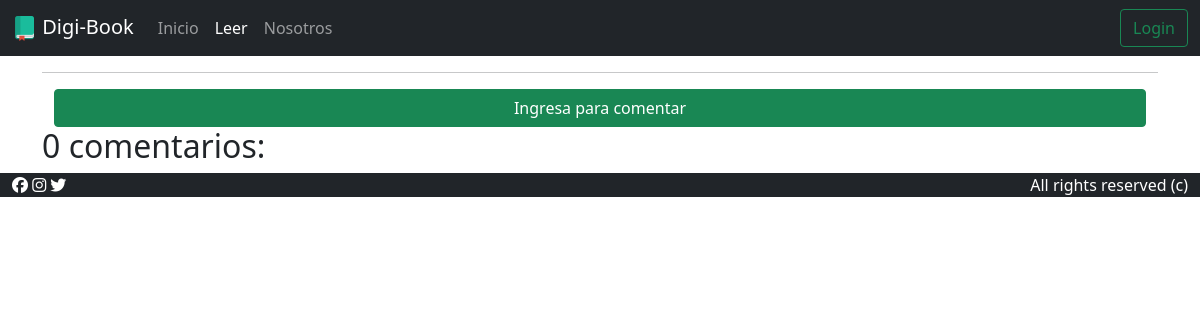
Page /text.php?id=2 on the earlier database version.
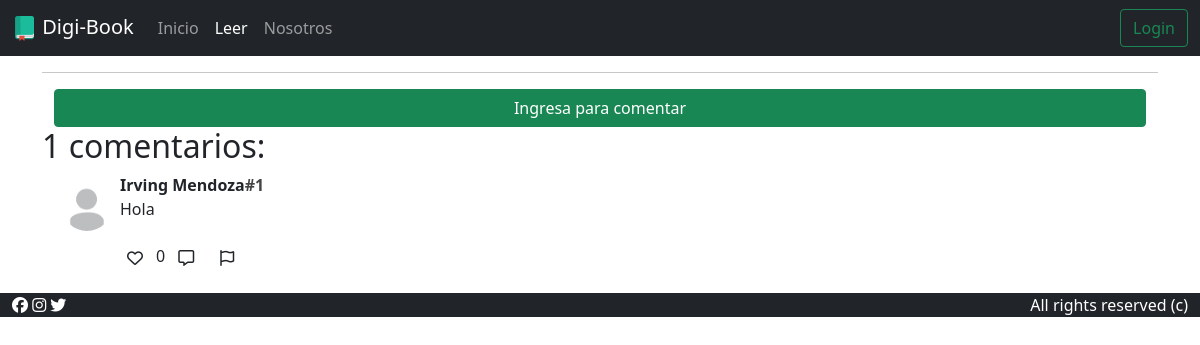
Same page on the later database version.
### tables this page shows
CREATE TABLE `comentario` (
  `id` int(11) NOT NULL AUTO_INCREMENT,
  `id_user` int(11) NOT NULL,
  `id_article` int(11) NOT NULL,
  `content` text NOT NULL,
  `coment_date` date NOT NULL,
  `likes` smallint(6) DEFAULT '0',
  `reports` smallint(6) DEFAULT '0',
  PRIMARY KEY (`id`),
  KEY `id_user` (`id_user`),
  KEY `id_article` (`id_article`),
  CONSTRAINT `comentario_ibfk_1` FOREIGN KEY (`id_user`) REFERENCES `usuario` (`id`),
  CONSTRAINT `comentario_ibfk_2` FOREIGN KEY (`id_article`) REFERENCES `articulo` (`id`)
);

CREATE TABLE `usuario` (
  `id` int(3) NOT NULL AUTO_INCREMENT,
  `email` varchar(60) NOT NULL,
  `username` varchar(40) NOT NULL,
  `image` varchar(400) DEFAULT 'assets/img/profile.jpg',
  `password` varchar(500) NOT NULL,
  PRIMARY KEY (`id`)
);

### public/text.php (the view, shortened to what this page needs)
<?php
    include("../app/db.php");
    $articleID = $_GET["id"];
    include("components/header.php");
?>
<div class="container">
    <hr>
    <section class="coments-section">
        <?php
            if(isset($_SESSION["username"])){ ?>
                <div class="conatiner coment-form mb-5">
                    <form action="../app/comentar.php?id=<?=$articleID?>" method="POST" id="user-coment">
                        <label for="coment" class="h2 block">Comentar: </label>
                        <div class="d-flex">
                            <div class="align-self-center">
                                <img src="<?=$_SESSION["image"]?>" alt="" class="profile-coment-c">
                            </div>
                            <div class=" container-fluid">
                                <div class="coment-info">
                                    <strong><?=$_SESSION["username"]?><small>#<?=$_SESSION["id"]?></small>: </strong>
                                </div>
                                <textarea name="coment" id="coment-txt" width="100%" class="form-control coment-area" rows="1"></textarea>
                            </div>
                        </div>
                        <input type="submit" name="comentar" value="Comentar" class="btn btn-outline-primary btn-comentar mt-2">
                    </form>
                </div>
            <?php } else { ?>
                <div class="container center-text">
                    <a href="login.php" rol="button" class="btn btn-success block">Ingresa para comentar</a>
                </div>
            <?php }
        ?>
        <div class="coment-box-c ">
            <?php
                $query = $conn->prepare("SELECT * FROM COMENTARIO WHERE id_article=$articleID");
                $query ->  execute();
                $response = $query -> fetchAll(PDO::FETCH_OBJ);
                $comentsNum = $query -> rowCount();
                ?>
            <h2 id="comentarios"><span><?=$comentsNum?></span> comentarios: </h2>
            <?php
                if($comentsNum > 0){
                        foreach($response as $item){
                            $comentUserID = $item -> id_user;
                            $query = $conn->prepare("SELECT username, image FROM USUARIO WHERE id=$comentUserID");
                            $query -> execute();
                            $res = $query -> fetchAll();
                            $comentUsername = $res[0][0];
                            $comentImage = $res[0][1];
                            $comentContentOutFormat = $item -> content;
                            $comentContent = str_replace("\n", "<br>", $comentContentOutFormat);
                            $comentLikes = $item -> likes;
                            ?>
                            <div class="comment-item container-fluid mb-3">
                                <div class="d-flex">
                                    <div class="align-self-center m-2">
                                        <img src="<?=$comentImage?>" alt="" class="profile-coment-c">
                                    </div>
                                    <div class="coment-content">
                                        <div class="coment-info">
                                            <strong><?=$comentUsername?><span style="color: #444;">#<?=$comentUserID?></span></strong>
                                        </div>
                                        <div class="coment-txt">
                                            <?=$comentContent?>
                                        </div>
                                    </div>
                                </div>
                                <div class="coment-interactions d-flex" data-coment-id="<?=$item -> id?>">
                                    <span class="coments-likes">
                                        <button class="btn like" type="button" data-bs-toggle="tooltip" data-bs-placement="bottom" title="Me gusta"><i class="far fa-heart"></i></button><span><?=$comentLikes?></span>
                                    </span>
                                    <span class="coments-responses">
                                        <a class="btn response" href="#user-coment" role="button" data-bs-toggle="tooltip" data-bs-placement="bottom" title="Responder"><i class="far fa-comment-alt"></i></a>
                                    </span>
                                    <span class="coments-report">
                                        <button class="btn report" type="button" data-bs-toggle="tooltip" data-bs-placement="bottom" title="Reportar"><i class="far fa-flag"></i></button>
                                    </span>
                                </div>
                            </div>
                        <?php
                        }
                    }
            ?>
        </div>
    </section>
</div>
<?php include("components/footer.php")?>

Differences in the rows shown:
added comentario: id_user.image (placeholder picture), id_user.username "Irving Mendoza", id_user "1", content "Hola", likes "0"
Other differences:
$comentsNum: "0" → "1"
